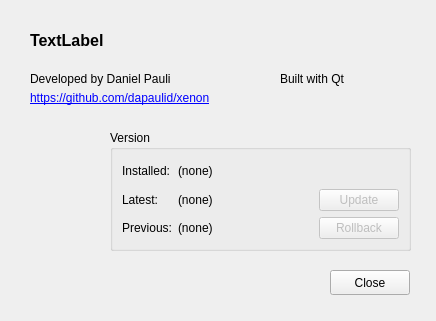
<?xml version="1.0" encoding="UTF-8"?>
<ui version="4.0">
 <class>CAboutDialog</class>
 <widget class="QDialog" name="CAboutDialog">
  <property name="geometry">
   <rect>
    <x>0</x>
    <y>0</y>
    <width>436</width>
    <height>321</height>
   </rect>
  </property>
  <property name="windowTitle">
   <string>About</string>
  </property>
  <widget class="QGroupBox" name="groupBox">
   <property name="geometry">
    <rect>
     <x>110</x>
     <y>130</y>
     <width>301</width>
     <height>121</height>
    </rect>
   </property>
   <property name="title">
    <string>Version</string>
   </property>
   <property name="flat">
    <bool>false</bool>
   </property>
   <layout class="QGridLayout" name="gridLayout">
    <item row="1" column="1">
     <widget class="QLabel" name="lblLatest">
      <property name="text">
       <string>(none)</string>
      </property>
     </widget>
    </item>
    <item row="1" column="2">
     <widget class="QPushButton" name="btnUpdate">
      <property name="enabled">
       <bool>false</bool>
      </property>
      <property name="sizePolicy">
       <sizepolicy hsizetype="Fixed" vsizetype="Fixed">
        <horstretch>0</horstretch>
        <verstretch>0</verstretch>
       </sizepolicy>
      </property>
      <property name="text">
       <string>Update</string>
      </property>
     </widget>
    </item>
    <item row="0" column="0">
     <widget class="QLabel" name="label_1">
      <property name="sizePolicy">
       <sizepolicy hsizetype="Fixed" vsizetype="Preferred">
        <horstretch>0</horstretch>
        <verstretch>0</verstretch>
       </sizepolicy>
      </property>
      <property name="text">
       <string>Installed:</string>
      </property>
      <property name="alignment">
       <set>Qt::AlignRight|Qt::AlignTrailing|Qt::AlignVCenter</set>
      </property>
     </widget>
    </item>
    <item row="0" column="1">
     <widget class="QLabel" name="lblInstalled">
      <property name="text">
       <string>(none)</string>
      </property>
     </widget>
    </item>
    <item row="1" column="0">
     <widget class="QLabel" name="label_2">
      <property name="sizePolicy">
       <sizepolicy hsizetype="Fixed" vsizetype="Preferred">
        <horstretch>0</horstretch>
        <verstretch>0</verstretch>
       </sizepolicy>
      </property>
      <property name="text">
       <string>Latest:</string>
      </property>
      <property name="alignment">
       <set>Qt::AlignRight|Qt::AlignTrailing|Qt::AlignVCenter</set>
      </property>
     </widget>
    </item>
    <item row="2" column="1">
     <widget class="QLabel" name="lblPrevious">
      <property name="text">
       <string>(none)</string>
      </property>
     </widget>
    </item>
    <item row="2" column="0">
     <widget class="QLabel" name="label_3">
      <property name="sizePolicy">
       <sizepolicy hsizetype="Fixed" vsizetype="Preferred">
        <horstretch>0</horstretch>
        <verstretch>0</verstretch>
       </sizepolicy>
      </property>
      <property name="text">
       <string>Previous:</string>
      </property>
      <property name="alignment">
       <set>Qt::AlignRight|Qt::AlignTrailing|Qt::AlignVCenter</set>
      </property>
     </widget>
    </item>
    <item row="2" column="2">
     <widget class="QPushButton" name="pushButton_3">
      <property name="enabled">
       <bool>false</bool>
      </property>
      <property name="sizePolicy">
       <sizepolicy hsizetype="Fixed" vsizetype="Fixed">
        <horstretch>0</horstretch>
        <verstretch>0</verstretch>
       </sizepolicy>
      </property>
      <property name="text">
       <string>Rollback</string>
      </property>
     </widget>
    </item>
   </layout>
  </widget>
  <widget class="QPushButton" name="btnClose">
   <property name="geometry">
    <rect>
     <x>330</x>
     <y>270</y>
     <width>80</width>
     <height>25</height>
    </rect>
   </property>
   <property name="text">
    <string>Close</string>
   </property>
  </widget>
  <widget class="QLabel" name="lblApp">
   <property name="geometry">
    <rect>
     <x>30</x>
     <y>30</y>
     <width>331</width>
     <height>21</height>
    </rect>
   </property>
   <property name="font">
    <font>
     <pointsize>12</pointsize>
     <weight>75</weight>
     <bold>true</bold>
    </font>
   </property>
   <property name="text">
    <string>TextLabel</string>
   </property>
  </widget>
  <widget class="QLabel" name="lblAuthor">
   <property name="geometry">
    <rect>
     <x>30</x>
     <y>70</y>
     <width>151</width>
     <height>17</height>
    </rect>
   </property>
   <property name="text">
    <string>Developed by Daniel Pauli</string>
   </property>
  </widget>
  <widget class="QLabel" name="lblQt">
   <property name="geometry">
    <rect>
     <x>280</x>
     <y>70</y>
     <width>131</width>
     <height>17</height>
    </rect>
   </property>
   <property name="text">
    <string>Built with Qt </string>
   </property>
  </widget>
  <widget class="QLabel" name="lblURL">
   <property name="geometry">
    <rect>
     <x>30</x>
     <y>90</y>
     <width>381</width>
     <height>17</height>
    </rect>
   </property>
   <property name="text">
    <string>&lt;a href=&quot;https://github.com/dapaulid/xenon&quot;&gt;https://github.com/dapaulid/xenon&lt;/a&gt;</string>
   </property>
   <property name="textFormat">
    <enum>Qt::RichText</enum>
   </property>
   <property name="openExternalLinks">
    <bool>true</bool>
   </property>
   <property name="textInteractionFlags">
    <set>Qt::TextBrowserInteraction</set>
   </property>
  </widget>
 </widget>
 <resources/>
 <connections/>
</ui>
